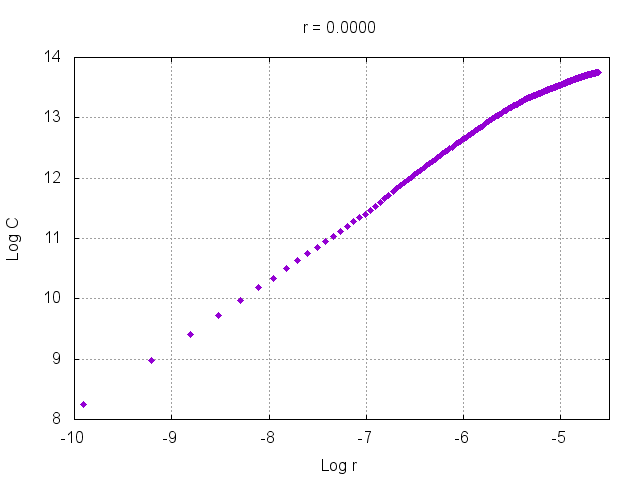

Write gnuplot code to recreate this figure.
set grid
set title "r = 0.0000"
set xrange [-10:-4.5]
set yrange [8:14]
set xlabel "Log r"
set ylabel "Log C"
plot "r=0.0000Hist-sumlog.dat" using 1:2 with points notitle pointtype 13
pause 2
set terminal png
set output "r=0.0000Hist-sumlog.png"
replot
set terminal x11